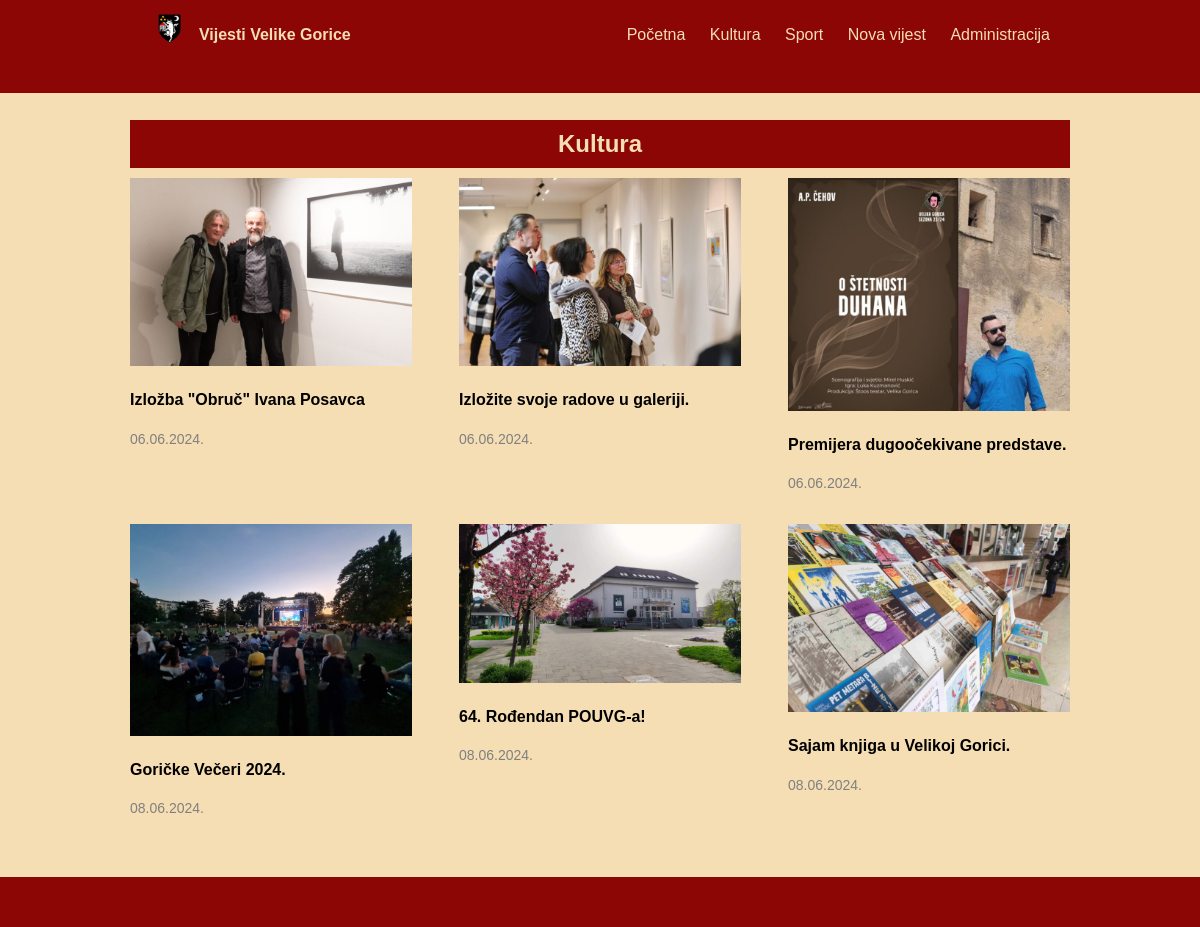
/kategorija.php?id=Kultura, run on the app's committed database.
### tables this page shows
CREATE TABLE `vijesti` (
  `id` int(11) NOT NULL,
  `datum` varchar(32) NOT NULL,
  `naslov` varchar(100) NOT NULL,
  `sazetak` text NOT NULL,
  `tekst` text NOT NULL,
  `slika` varchar(64) NOT NULL,
  `kategorija` varchar(64) NOT NULL,
  `arhiva` tinyint(1) NOT NULL
);

### kategorija.php (the view, shortened to what this page needs)
<!DOCTYPE html>
<html lang="hr">
<head>
    <link rel="stylesheet" href="styles.css">
</head>
<body>
    <header>
        <div class="head_div">
            <div class="logo">
                <img src="img/logo.png">
                <p>Vijesti Velike Gorice</p>
            </div>
            <nav>
                <a href="index.php">Početna</a>
                <a href="kategorija.php?id=Kultura">Kultura</a>
                <a href="kategorija.php?id=Sport">Sport</a>
                <a href="login.php?id=unos">Nova vijest</a>
                <a href="login.php?id=administracija">Administracija</a>
            </nav>
        </div>
    </header>
    <?php
        include 'connect.php';
    ?>
    <main>
        <section>
            <?php
            if (isset($_GET['id'])) {
                $category = $_GET['id'];
                echo '<div class="naslov"><h2>'.htmlspecialchars($category).'</h2></div>';
                echo '<div class="articles">';
                $query = "SELECT * FROM vijesti WHERE arhiva=0 AND kategorija='$category'";
                $result = mysqli_query($dbc, $query);
                while($row = mysqli_fetch_array($result)) {
                echo '<article>';
                echo'<div class="article">';
                echo '<div class="sport_img">';
                echo '<img src="' . UPLPATH . $row['slika'] . '"';
                echo '</div>';
                echo '<div class="media_body">';
                echo '<h4 class="title">';
                echo '<a href="clanak.php?id='.$row['id'].'">';
                echo $row['naslov'];
                echo '</a></h4>';
                echo '<p class="date">' . $row['datum'] . '</p>';
                echo '</div></div>';
                echo '</article>';
                }
            }
            ?>
            </div>
        </section>
    </main>
    <footer></footer>
</body>
</html>

### styles.css (style rules this page uses)
body { font-family: Arial, sans-serif; margin: 0; padding: 0; background-color: wheat; display: flex; flex-direction: column; min-height: 100vh; }
header { background-color: #8d0606; position: fixed; top: 0; width: 100%; height: 10%; }
.head_div { display: flex; justify-content: space-between; align-items: center; padding: 10px 20px; margin-right: 10%; margin-left: 10%; color: wheat; }
.logo { font-weight: bold; display: flex; flex-direction: row; }
.logo { flex: 0 0 40%; }
header img { width: 16%; height: 16%; }
header nav a { text-decoration: none; color: wheat; margin: 0 10px; }
main { flex: 1; padding-left: 10px; padding-right: 10px; margin-right: 10%; margin-left: 10%; margin-top: 10%; }
section { margin-bottom: 3%; display: flex; flex-direction: column; }
section h2 { background-color: #8d0606; color: wheat; padding: 10px; margin: 0; }
.naslov { flex: 0 0 10%; background-color: #8d0606; text-align: center; }
.articles { flex: 1; display: flex; justify-content: space-between; flex-wrap: wrap; padding-top: 10px; }
article { width: 30%; box-sizing: border-box; margin-bottom: 2%; }
article img { width: 100%; height: auto; max-height: 250px; }
article p { font-size: 14px; color: gray; }
.article a { color: black; text-decoration: none; }
footer { background-color: #8d0606; height: 50px; text-align: center; color: wheat; display: flex; justify-content: center; align-items: center; position: relative; width: 100%; bottom: 0; margin-top: auto; }

### data on the page
vijesti: slika (picture), naslov "Izložba \"Obruč\" Ivana Posavca", datum "06.06.2024."
vijesti: slika (picture), naslov "Izložite svoje radove u galeriji.", datum "06.06.2024."
vijesti: slika (picture), naslov "Premijera dugoočekivane predstave.", datum "06.06.2024."
vijesti: slika (picture), naslov "Goričke Večeri 2024.", datum "08.06.2024."
vijesti: slika (picture), naslov "64. Rođendan POUVG-a!", datum "08.06.2024."
vijesti: slika (picture), naslov "Sajam knjiga u Velikoj Gorici.", datum "08.06.2024."

### other printed values
$category "Kultura"
